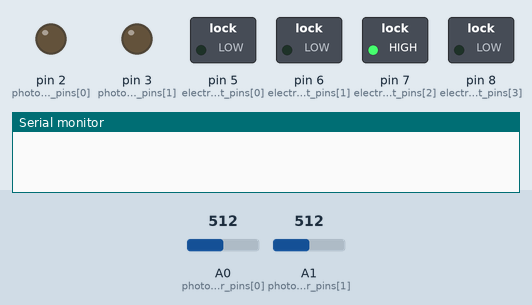
Bench run of a sketch on a simulated Arduino Uno, built with avr-gcc and run on an emulated ATmega328P. Parts: switched loads named in the sketch (green lamp = pin HIGH), output pins drawn as LEDs (lit = HIGH), the last lines printed to the serial monitor. Inputs (shaded band) come from the test bench; at power-on: A0 (photogate_sensor_pins[0]) = 512, A1 (photogate_sensor_pins[1]) = 512. At 0.7 s the program stops and its outputs stay as they are.

Above: at 0.18 s.
At 0.7 s:
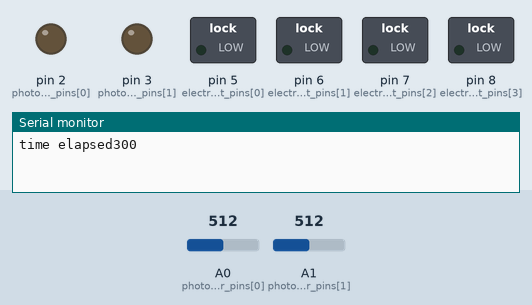
Timing chart, 0 to 2.2 s (numbered marks = the images above):
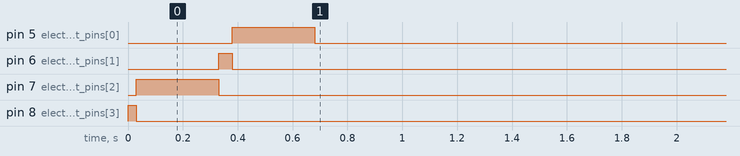

The sketch:

linear_prototype.ino
```cpp
#define N_SENSORS 2
#define N_MAGNETS 4

// sensors
const int photogate_sensor_pins[] = {A0, A1};
const int photogate_led_pins[] = {2, 3};
int readings[N_SENSORS] = {0};
const int photogate_threshold = 200;

const int electromagnet_pins[] = {5, 6, 7, 8};

void setup() {
  // put your setup code here, to run once:
  for (int i = 0; i < N_SENSORS; i++)
  {
    pinMode(photogate_sensor_pins[i], INPUT);
    pinMode(photogate_led_pins[i], OUTPUT);
  }

  for (int i = 0; i < N_MAGNETS; i++)
  {
      pinMode(electromagnet_pins[i], OUTPUT);
      digitalWrite(electromagnet_pins[i], LOW);
  }
  Serial.begin(115200);
}

// accelerate until sensor_pin is pulled down or duration has elapsed
void ACCELERATE(int pin, int duration, int sensor_pin)
{
  int start = millis();
  digitalWrite(pin, HIGH); // ACCELERATE !!!
  while (millis() - start < duration)
  {
    // start listening to photogate
    int reading = analogRead(sensor_pin);
    if (reading < photogate_threshold)
    {
      break;
    }
  }
  digitalWrite(pin, LOW); // ACCELERATE !!!
}

// accelerate until sensor_pin is pulled down or duration has elapsed
void ACCELERATE2()
{
  digitalWrite(electromagnet_pins[3], HIGH);
  delay(30);
  digitalWrite(electromagnet_pins[3], LOW);

  // magnet 2
  const int timeout = 300;
  int start = millis();
  // digitalWrite(electromagnet_pins[3], HIGH); // ACCELERATE !!!
  digitalWrite(electromagnet_pins[2], HIGH); // ACCELERATE !!!

  while (millis() - start < timeout)
  {
    // start listening to photogate
    int reading = analogRead(photogate_sensor_pins[1]);
    if (reading < photogate_threshold)
    {
      break;
    }
  }
  Serial.println(String()+"time elapsed"+(millis() - start));
  // digitalWrite(electromagnet_pins[3], LOW);
  digitalWrite(electromagnet_pins[2], LOW);

  digitalWrite(electromagnet_pins[1], HIGH);
  delay(50);
  digitalWrite(electromagnet_pins[1], LOW);

  // magnets 0 and 1
  start = millis();
  // digitalWrite(electromagnet_pins[1], HIGH); // ACCELERATE !!!
  digitalWrite(electromagnet_pins[0], HIGH); // ACCELERATE !!!

  while (millis() - start < timeout)
  {
    // start listening to photogate
    int reading = analogRead(photogate_sensor_pins[0]);
    if (reading < photogate_threshold)
    {
      break;
    }
  }
  // digitalWrite(electromagnet_pins[1], LOW);
  digitalWrite(electromagnet_pins[0], LOW);
}

int accel_duration = 1000;
void loop() {
  ACCELERATE2();
  exit(0);

  /*
  // ACCELERATE(electromagnet_pin, 40);
  // send data only when you receive data:
  if (Serial.available() > 0)
  {
    // read the incoming byte:
    String command = Serial.readString();

    if (command == "a")
    {
      Serial.print("ACCELERATE!!! ");
      //ACCELERATE(electromagnet_pins[0], accel_duration, A1);
      ACCELERATE2();
      Serial.println("done");
    }
    else if (command == "+")
    {
      Serial.println(String()+"Duration: "+accel_duration);
      accel_duration += 5;
    }
    else if (command == "-")
    {
      Serial.println(String()+"Duration: "+accel_duration);
      accel_duration -= 5;
    }
    else
    {
      Serial.println(String()+"Unknown command: "+command);
    }
  }
  */

  // start listening to photogate (photogate debug leds)
  /*
  for (int i = 0; i < N_SENSORS; i++)
  {
    readings[i] = analogRead(photogate_sensor_pins[i]);
    digitalWrite(photogate_led_pins[i], (readings[i] < photogate_threshold) ? HIGH : LOW); // set photogate led if reading is below the threshold
  }
  */

  // loop at 100 Hz for now
  delay(10);
}
```

Measured:
- by itself, pin 5 (electromagnet_pins[0]): LOW → HIGH at 0.38 s, → LOW 0.30 s later
- by itself, pin 6 (electromagnet_pins[1]): LOW → HIGH at 0.33 s, → LOW 0.05 s later
- by itself, pin 7 (electromagnet_pins[2]): LOW → HIGH at 0.03 s, → LOW 0.30 s later
- by itself, pin 8 (electromagnet_pins[3]): LOW → HIGH at 0.00 s, → LOW 0.03 s later
